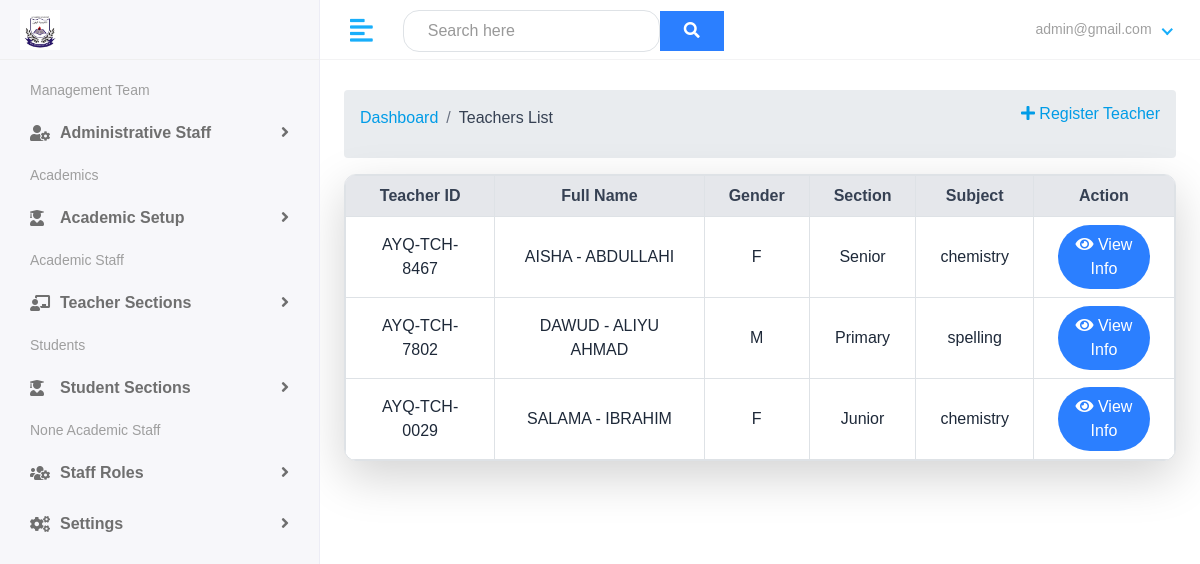
The page /school/teacher-list/ (signed in) on the database as committed earlier.
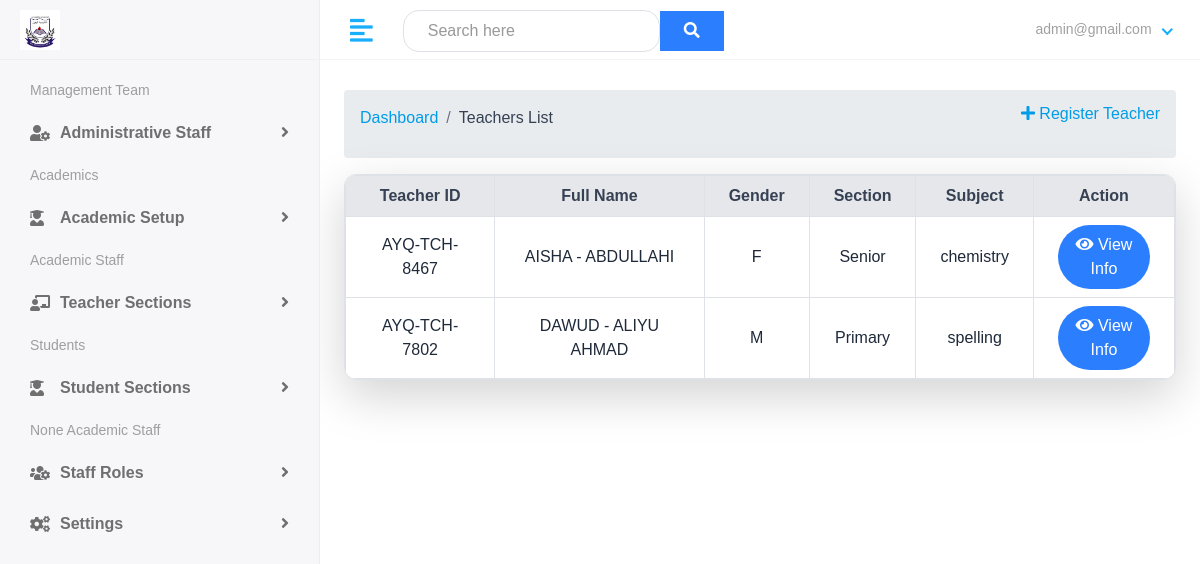
The same page on the database as committed later.
### school/models.py (models this page shows, shortened)
class Teacher(models.Model):
    GENDER_CHOICES = (
        ('M', 'Male'),
        ('F', 'Female'),
    )
    QUALIFICATION_CHOICES = (
        ('BSC', 'Bachelor Degree'),
        ('HND', 'Higher National Diploma'),
        ('ND', 'National Diploma'),
    )
    teacher_id = models.CharField(max_length=12, unique=True, editable=False)
    first_name = models.CharField(max_length=20)
    last_name = models.CharField(max_length=20)
    email = models.EmailField(unique=True)
    salary = models.DecimalField(max_digits=10, decimal_places=2, null=True, blank=True)
    section = models.ForeignKey('Section', on_delete=models.CASCADE)
    gender = models.CharField(max_length=1, choices=GENDER_CHOICES)
    qualification = models.CharField(max_length=10, choices=QUALIFICATION_CHOICES)
    subject = models.ForeignKey('Subject', on_delete=models.CASCADE)
    avatar = models.ImageField(upload_to='avatars/', blank=True, null=True)
    date = models.DateField(auto_now_add=True)
    class Meta:
        ordering = ['last_name', 'first_name']

class Section(models.Model):
    SECTION_CHOICES = (
        ('Nursery', 'Nursery'),
        ('Primary', 'Primary Section'),
        ('Junior', 'Junior Section'),
        ('Senior', 'Senior Section'),
    )
    name = models.CharField(max_length=10, choices=SECTION_CHOICES, unique=True)
    def __str__(self):
        return self.name

class Subject(models.Model):
    name = models.CharField(max_length=100)
    section = models.ForeignKey('Section', on_delete=models.CASCADE)
    class Meta:
        ordering = ['section', 'name']
    def __str__(self):
        return f"{self.name}"

### school/views.py (the view)
# urls.py: path('teacher-list/', views.teacher_list, name="teacher-list"),
@login_required(login_url='my-login')
def teacher_list(request):
    teachers = Teacher.objects.all()
    context = {'teachers':teachers}
    return render(request, 'school/teachers/teacher-list.html', context)

### templates/school/teachers/teacher-list.html (shortened to what this page needs)
{% extends 'school/base.html' %}
{% load crispy_forms_tags %}
{% load static tailwind_tags %}
{% load widget_tweaks %}
{% load static %}
{% block body %}
<div class="page-wrapper">
    <div class="content w-full px-4">
        <div class="breadcrumb flex justify-between ">
                  <ul class=" text-base mt-1 text-gray-500 flex gap-2">
                        <li><a href="{% url 'admin-dashboard' %}" class="hover:underline text-blue-600">Dashboard</a></li>
                        <li>/</li>
                        <li class="text-gray-700">Teachers List</li>
                    </ul>
                <a href="{% url 'add-teacher' %}">  <i class="fas fa-plus"></i> Register  Teacher</a>
            </div>
        <div class="bg-white border border-gray-300 shadow-lg rounded-xl overflow-hidden">
            <div class="overflow-x-auto">
                <table class="min-w-full table-auto border-collapse">
                    <thead class="bg-gray-200 text-gray-700 text-center">
                        <tr>
                            <th class="border border-gray-300 px-4 py-2">Teacher ID</th>
                            <th class="border border-gray-300 px-4 py-2">Full Name</th>
                            <th class="border border-gray-300 px-4 py-2">Gender</th>
                            <th class="border border-gray-300 px-4 py-2">Section</th>
                            <th class="border border-gray-300 px-4 py-2">Subject</th>
                            <th class="border border-gray-300 px-4 py-2">Action</th>
                        </tr>
                    </thead>
                    <tbody class="text-center text-gray-800">
                        {% for teacher in teachers %}
                        <tr class="hover:bg-gray-100 transition">
                            <td class="border border-gray-300 px-4 py-2">{{ teacher.teacher_id }}</td>
                            <td class="border border-gray-300 px-4 py-2">{{ teacher.first_name|upper }} - {{ teacher.last_name|upper }}</td>
                            <td class="border border-gray-300 px-4 py-2">{{ teacher.gender }}</td>
                            <td class="border border-gray-300 px-4 py-2">{{ teacher.section }}</td>
                            <td class="border border-gray-300 px-4 py-2">{{ teacher.subject }}</td>
                            <td class="border border-gray-300 px-4 py-2">
                                <button class="bg-blue-500 p-2  rounded-pill hover:text-blue-700" title="Edit">
                                <a href="{% url 'teacher-detail' teacher.id %}" class="text-white"><i class="fas fa-eye"></i> View Info </i>
                                </a>
                                </button>
                            </td>
                        </tr>
                        {% empty %}
                        <tr>
                            <td colspan="5" class="text-center py-6 text-gray-500">No teachers found.</td>
                        </tr>
                        {% endfor %}
                    </tbody>
                </table>
            </div>
        </div>
    </div>
</div>
<div class="header">
   <div class="header-left flex items-center gap-4">
      <a href="index.html" class="logo">
         <img src="{% static 'assets/images/logo1.jpg' %}" alt="Logo">
      </a>
   </div>
   <a href="javascript:void(0);" id="toggle_btn">
   <i class="fas fa-align-left"></i>
   </a>
   <div class="top-nav-search">
      <form method="get" class="flex items-center">
         <input  type="text" placeholder="Search here" class="bg-black rounded-2xl border border-black px-6 py-2"/>
         <button type="submit"  name="q" class="bg-blue-500 hover:bg-blue-700 text-white  rounded-2xl px-4 py-2" >
            <i class="fas fa-search"></i>
         </button>
      </form>
   </div>
   <ul class="nav user-menu">
      <li class="nav-item dropdown has-arrow">
         <a href="#" class="dropdown-toggle nav-link" data-toggle="dropdown">
            <span class="user-img">
               {{user.email}}
            </span>
         </a>
      </li>
   </ul>
</div>
{% endblock %}

Rows that differ between the two databases and show on the page:
removed Teacher: teacher_id "AYQ-TCH-0029", first_name "SALAMA", last_name "IBRAHIM", gender "F", section "Junior", subject "chemistry"
